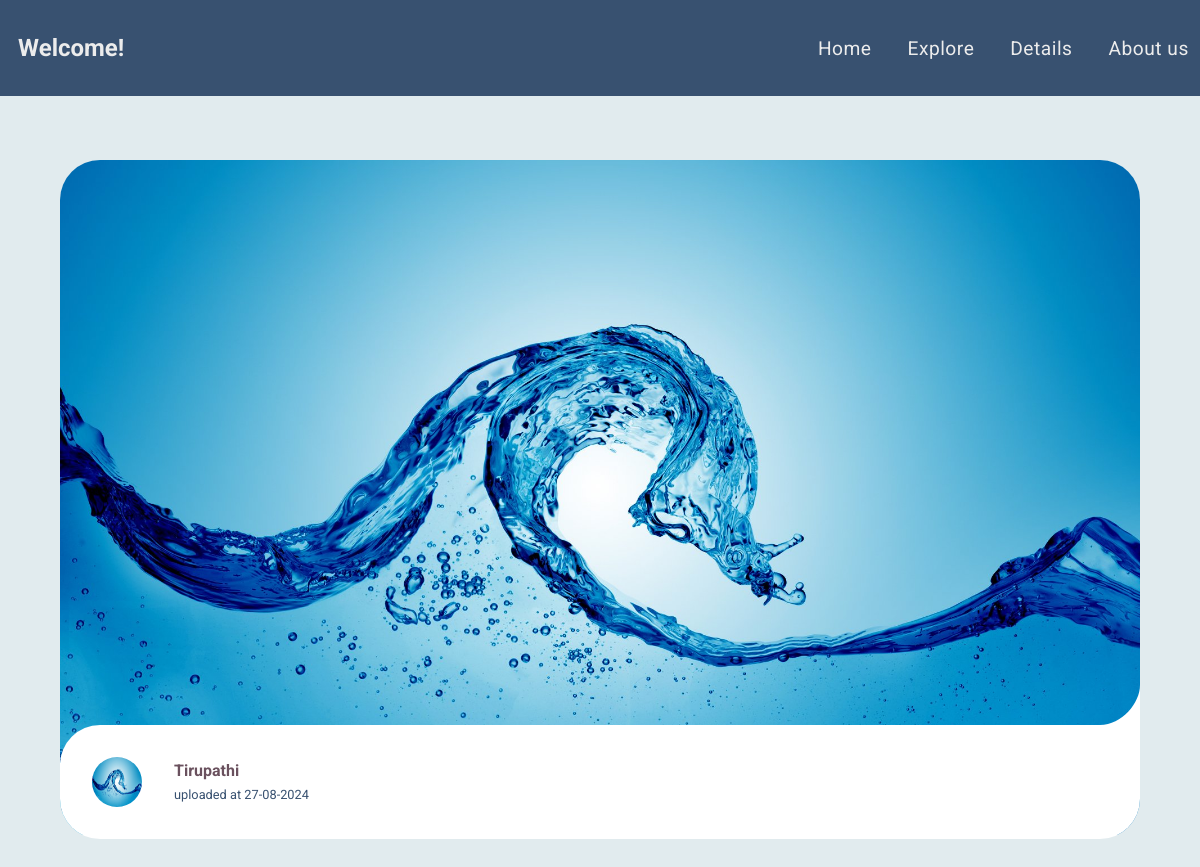
Page /user/home.php on the committed database.
### tables this page shows
CREATE TABLE `package` (
  `id` int(11) NOT NULL,
  `Name` varchar(255) NOT NULL,
  `Description` varchar(255) NOT NULL,
  `image` varchar(255) NOT NULL,
  `Source` varchar(255) NOT NULL,
  `Destination` varchar(255) NOT NULL,
  `Duration` varchar(255) NOT NULL,
  `Population` int(255) NOT NULL,
  `Budget` int(255) NOT NULL,
  `Contact` bigint(255) NOT NULL,
  `created_at` timestamp NOT NULL DEFAULT current_timestamp() ON UPDATE current_timestamp()
);

### user/home.php (the view, shortened to what this page needs)
<?php  include 'connection.php'; ?>
<!DOCTYPE html>
<html lang="en">
<head>
    <link rel="stylesheet" href="css/home.css">
</head>
<body>
    <?php include 'header.php'; ?>
    <ul class="cards">
         <?php
                        $sql = "SELECT * FROM package";
                        $result = $con->query($sql);
                        if ($result->num_rows > 0) {
                          while($row = $result->fetch_assoc()) {
                            $timestamp = strtotime($row['created_at']);
                      ?>
  <li>
    <a href="view.php?table=<?php echo $id=$row['id']; ?>" class="card">
      <img src="../admin/uploads/<?php echo $row["image"];?>" class="card__image" alt="" />
      <div class="card__overlay">
        <div class="card__header">
          <svg class="card__arc" xmlns="http://www.w3.org/2000/svg"><path /></svg>
          <img class="card__thumb" src="../admin/uploads/<?php echo $row["image"];?>" alt="" />
          <div class="card__header-text">
            <h3 class="card__title"><?php echo $row["Name"]; ?></h3>
            <span class="card__status">uploaded at <?php echo date('d-m-Y', $timestamp); ?></span>
          </div>
        </div>
      </div>
    </a>
  </li>
  <?php
                          }
                        }
                          else {
                            echo "0 results";
                          }
                    ?>
  </ul>
</body>
</html>

### user/css/home.css (style rules this page uses)
:root { --primary : #ececec; --secondary :#E1EBEE; --third: #385170; --fourth: #142d4c; --surface-color: #fff; --curve: 40; }
* { margin: 0; padding: 0; box-sizing: border-box; font-family: "Roboto", sans-serif; }
body { font-family: sans-serif; background: var(--secondary); }
.cards { display: grid; grid-template-columns: repeat(auto-fit, minmax(300px, 1fr)); gap: 2rem; margin: 4rem 5vw; padding: 0; list-style-type: none; }
.card { position: relative; display: block; height: 100%; border-radius: calc(var(--curve) * 1px); overflow: hidden; text-decoration: none; }
.card__image { width: 100%; height: auto; }
.card__overlay { position: absolute; bottom: 0; left: 0; right: 0; z-index: 1; border-radius: calc(var(--curve) * 1px); background-color: var(--surface-color); transform: translateY(100%); transition: .2s ease-in-out; }
.card__header { position: relative; display: flex; align-items: center; gap: 2em; padding: 2em; border-radius: calc(var(--curve) * 1px) 0 0 0; background-color: var(--surface-color); transform: translateY(-100%); transition: .2s ease-in-out; }
.card__arc { width: 80px; height: 80px; position: absolute; bottom: 100%; right: 0; z-index: 1; }
.card__thumb { flex-shrink: 0; width: 50px; height: 50px; border-radius: 50%; }
.card__title { font-size: 1em; margin: 0 0 .3em; color: #6A515E; }
.card__status { font-size: .8em; color: var(--third); }

### rows in the picture
package: image (picture), Name "Tirupathi", created_at "27-08-2024"
